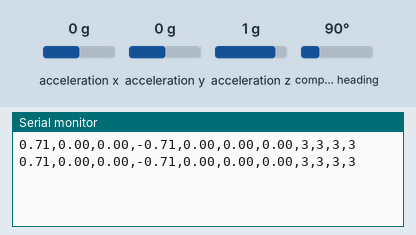
Simulated run of this sketch. Board: Arduino Uno, built with avr-gcc and run on an emulated ATmega328P. On the bench: the last lines printed to the serial monitor. The inputs (shaded band) are chosen by the test bench; at power-on: compass heading 90°, acceleration x 0 g, acceleration y 0 g, acceleration z 1 g.

Above: at 2.2 s.
2.3 s: compass heading set to 7°
At 3.6 s:
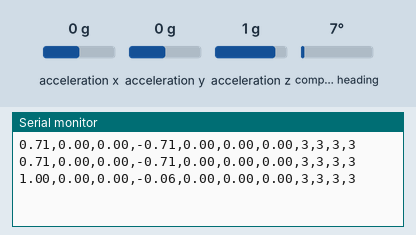
3.8 s: compass heading set to 180°
At 4.8 s:
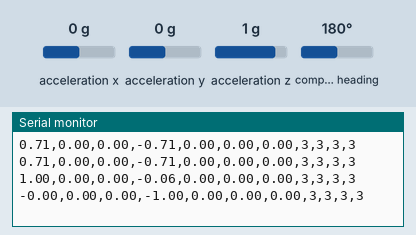
Timing chart, 0 to 6.8 s (numbered marks = the images above; inputs shaded):
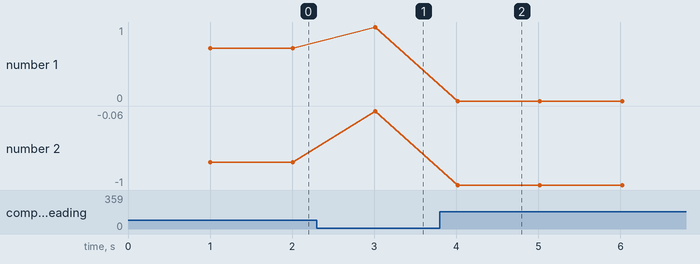

Measured:
- after the input at 2.3 s, the serial monitor: prints a new line after 0.71 s (image 1)
- after the input at 3.8 s, the serial monitor: prints a new line after 0.22 s (image 2)
- plotted number 1: 0.71 → 1 after the input at 2.3 s
- plotted number 2: -0.71 → -0.06 after the input at 2.3 s, -0.06 → -1 after the input at 3.8 s

The sketch:

getting_quaternions_BNO055.ino
```cpp
#include<Wire.h>
#include<Adafruit_BNO055.h>
#include<Adafruit_Sensor.h>
#include<math.h>

Adafruit_BNO055 myIMU= Adafruit_BNO055();

void setup() {
  // put your setup code here, to run once:
  Serial.begin(115200);
  myIMU.begin();
  delay(1000);
  myIMU.setExtCrystalUse(true);
}

void loop() {
  // put your main code here, to run repeatedly:
  uint8_t system, gyr, accel, mg=0;
  myIMU.getCalibration(&system, &gyr, &accel, &mg);

  imu::Quaternion qut= myIMU.getQuat();
  imu::Vector<3> lin_acc=myIMU.getVector(Adafruit_BNO055::VECTOR_LINEARACCEL);

  Serial.print(qut.w());
  Serial.print(',');
  Serial.print(qut.x());
  Serial.print(',');
  Serial.print(qut.y());
  Serial.print(',');
  Serial.print(qut.z());
  Serial.print(',');
  Serial.print(lin_acc.x());
  Serial.print(',');
  Serial.print(lin_acc.y());
  Serial.print(',');
  Serial.print(lin_acc.z());
  Serial.print(',');
  Serial.print(system);
  Serial.print(',');
  Serial.print(gyr);
  Serial.print(',');
  Serial.print(accel);
  Serial.print(',');
  Serial.println(mg);

  delay(1000);
}
```
